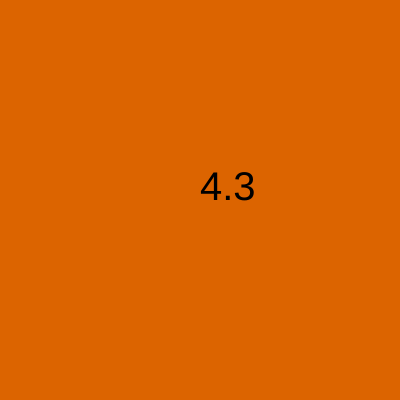
Frame 1 (no input)
Frame 60 (no input): identical to frame 1, image omitted
Frame 120 (the mouse pressed at the canvas centre since frame 60): identical to frame 1, image omitted

The p5.js sketch that drew this single still picture (run headless with seeded random() and noise() and a simulated clock; from frame 60 on, the mouse is pressed at the canvas centre):

// p5.js sketch
// ── sketch.js
let puntaje=32;
let nota;

function setup() {
  createCanvas(400, 400);
}

function draw() {
  background(220,100,0);
  if(puntaje<=30){
     nota=map(puntaje,0,30,1,4);
     }else{
     nota=map(puntaje,30,50,4,7);
  }
  textSize(40);
  text(nota,width/2,height/2);
}
